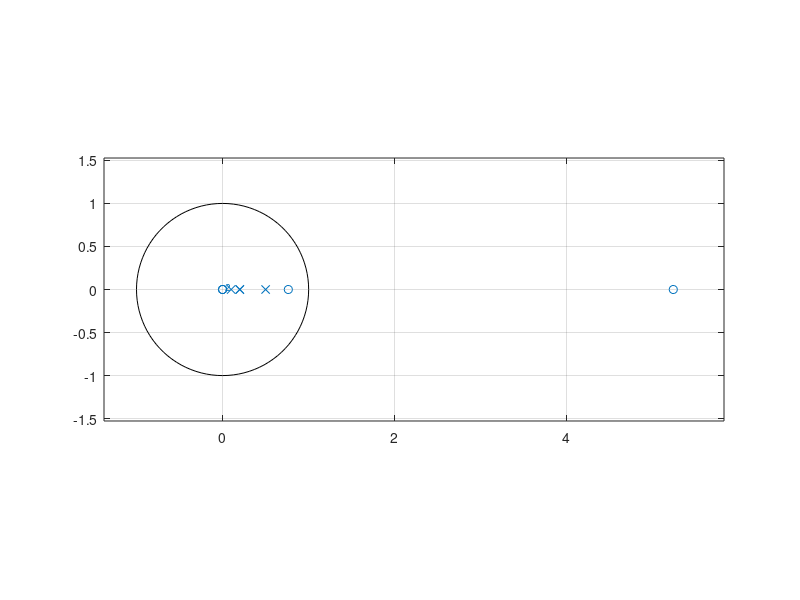

MATLAB code for this plot:
b = [1 -6 4]
a = [1 -1 0.33 -0.044 0.002]
nule = roots(b)
polovi = roots(a)
disp('Nule')
disp(nule)

disp('Polovi')
disp(polovi)

if abs(polovi) < 1 
    disp('Sistem je stabilan')
else
    disp('Sistem je nestabilan')
end
disp('Pojacanje')
k = b(1)/a(1);
disp(k)
zplane(b, a)
    
